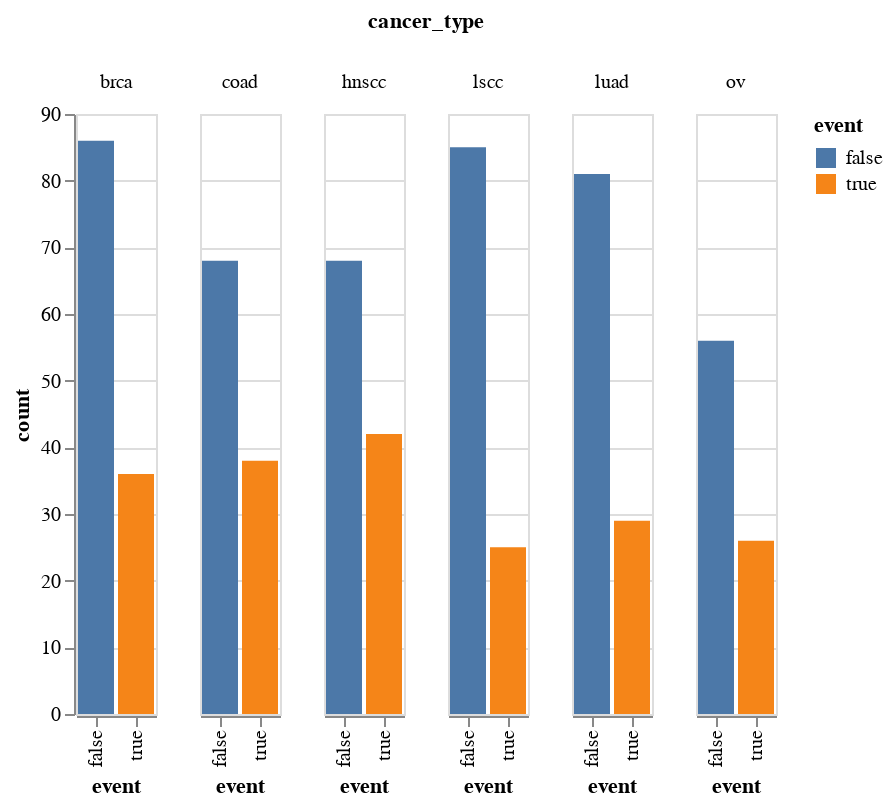

Notebook code for this chart:
### Markdown cell above
### Plot the results

### Code cell
joined_counts = true_counts.append(false_counts)

has_event_chart = alt.Chart(joined_counts).mark_bar().encode(
    x="event",
    y="count",
    color="event",
    column="cancer_type"
)

has_event_chart

### Figure 1 — Vega-Lite specification as saved in the notebook (floating-point values rounded to 4 significant figures)
{"config": {"view": {"continuousWidth": 400, "continuousHeight": 300}}, "data": {"name": "data-60fe594b7c073dea384f778b447b839a"}, "mark": "bar", "encoding": {"color": {"field": "event", "type": "nominal"}, "column": {"field": "cancer_type", "type": "nominal"}, "x": {"field": "event", "type": "nominal"}, "y": {"field": "count", "type": "quantitative"}}, "$schema": "https://vega.github.io/schema/vega-lite/v4.17.0.json", "datasets": {"data-60fe594b7c073dea384f778b447b839a": [{"cancer_type": "brca", "event": true, "count": 36, "proportion": 0.3, "cancer_type_total_patients": 122}, {"cancer_type": "coad", "event": true, "count": 38, "proportion": 0.36, "cancer_type_total_patients": 106}, {"cancer_type": "hnscc", "event": true, "count": 42, "proportion": 0.38, "cancer_type_total_patients": 110}, {"cancer_type": "lscc", "event": true, "count": 25, "proportion": 0.23, "cancer_type_total_patients": 110}, {"cancer_type": "luad", "event": true, "count": 29, "proportion": 0.26, "cancer_type_total_patients": 110}, {"cancer_type": "ov", "event": true, "count": 26, "proportion": 0.32, "cancer_type_total_patients": 82}, {"cancer_type": "brca", "event": false, "count": 86, "proportion": 0.7, "cancer_type_total_patients": 122}, {"cancer_type": "coad", "event": false, "count": 68, "proportion": 0.64, "cancer_type_total_patients": 106}, {"cancer_type": "hnscc", "event": false, "count": 68, "proportion": 0.62, "cancer_type_total_patients": 110}, {"cancer_type": "lscc", "event": false, "count": 85, "proportion": 0.77, "cancer_type_total_patients": 110}, {"cancer_type": "luad", "event": false, "count": 81, "proportion": 0.74, "cancer_type_total_patients": 110}, {"cancer_type": "ov", "event": false, "count": 56, "proportion": 0.68, "cancer_type_total_patients": 82}]}}
